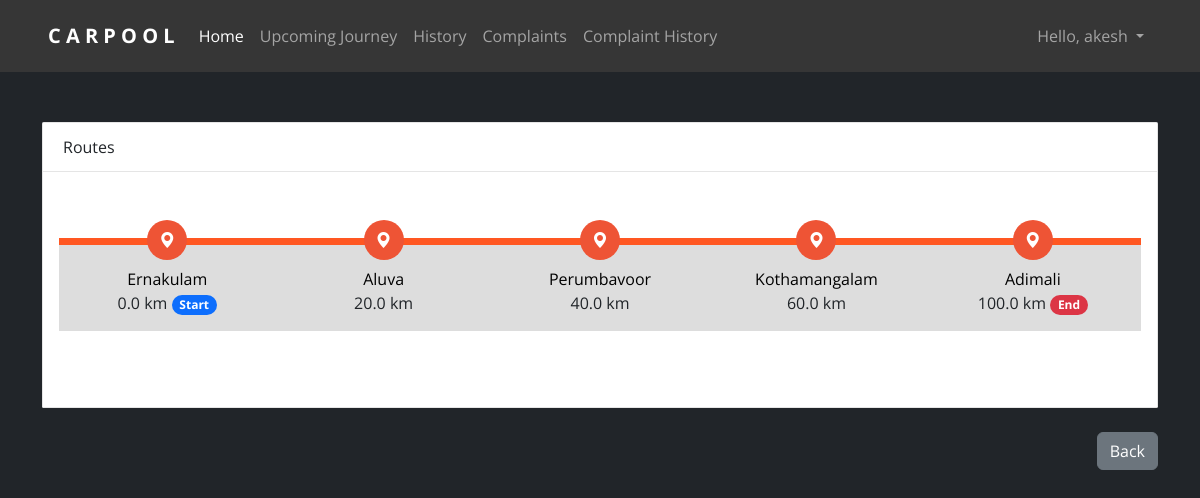
The page /route/6 (signed in) on the database its author committed.
### accounts/models.py (models this page shows)
class User(AbstractUser):
    phone = models.CharField(
        max_length=10,
        unique=True,
        null=False,
        blank=False
    )
    def __str__(self) -> str:
        return super().__str__()

### pooler/models.py (models this page shows)
class WayPoint(models.Model):
    point = models.CharField(max_length=255)
    km = models.FloatField()
    ride = models.ForeignKey(to=Ride, on_delete=models.CASCADE)

### user/views.py (the view)
# urls.py: path('route/<int:id>', view_route, name='user_view_route'),
@login_required(login_url='accounts_signin')
def view_route(request, id):
    context = {}
    context['routes'] = WayPoint.objects.filter(ride_id=id)
    return render(request, 'user/routes.html', context)

### user/templates/user/routes.html (shortened to what this page needs)
{% extends 'user/shared/base.html' %}
{% block main %}
    <article class="card">
        <header class="card-header"> Routes </header>
        <div class="card-body">
            <div class="track">
                {% for route in routes %}
                    <div class="step active mb-3"> <span class="icon"> <i class="bi bi-geo-alt-fill"></i></span>
                        <span class="text">{{ route.point }}</span>
                        <span>{{ route.km }} km</span>
                        {% if forloop.first %}
                            <span class="badge rounded-pill text-bg-primary">Start</span>
                        {% endif %}
                        {% if forloop.last %}
                        <span class="badge rounded-pill text-bg-danger">End</span>
                        {% endif %}
                    </div>
                {% endfor %}
            </div>
        </div>
    </article>
    <div class="d-grid gap-2 d-md-flex justify-content-md-end my-4">
    <a href="{% url 'user_index' %}" class="btn btn-secondary">Back</a>
    </div>
{% endblock main %}

### user/templates/user/shared/nav.html (shortened to what this page needs)
{% load static %}
<nav class="navbar navbar-expand-sm navbar-dark px-5 py-3" style="background-color: #363636;">
    <a class="navbar-brand" href="#">
        <span class="my-3" style="font-weight: bold;">C A R P O O L</span>
    </a>
    <div class="collapse navbar-collapse" id="collapsibleNavId">
        <ul class="navbar-nav mt-2 mt-lg-0">
            <li class="nav-item">
                <a class="nav-link active" href="{% url 'user_index' %}" aria-current="page">Home</a>
            </li>
            {% if user.is_authenticated %}
            <li class="nav-item">
                <a class="nav-link" href="{% url 'user_upcoming_journey' %}">Upcoming Journey</a>
            </li>
            <li class="nav-item">
                <a class="nav-link" href="{% url 'user_history' %}">History</a>
            </li>
            <li class="nav-item">
                <a class="nav-link" href="{% url 'user_user_complaints' %}">Complaints</a>
            </li>
            <li class="nav-item">
                <a class="nav-link" href="{% url 'user_user_complaints_history' %}">Complaint History</a>
            </li>
            {% endif %}
        </ul>
        <ul class="navbar-nav ms-auto mt-2 mt-lg-0">
            {% if user.is_authenticated %}
                <li class="nav-item dropdown">
                    <a class="nav-link dropdown-toggle" href="#" role="button" data-bs-toggle="dropdown" aria-expanded="false">
                    Hello, {{ user }}
                    </a>
                </li>
            {% endif %}
        </ul>
    </div>
</nav>

### user/templates/user/routes.html (style rules this page uses)
body { background-color: #eeeeee;font-family: 'Open Sans',serif }
.card { position: relative;display: -webkit-box;display: -ms-flexbox;display: flex;-webkit-box-orient: vertical;-webkit-box-direction: normal;-ms-flex-direction: column;flex-direction: column;min-width: 0;word-wrap: break-word;background-color: #fff;background-clip: border-box;border: 1px solid rgba(0, 0, 0, 0.1);border-radius: 0.10rem }
.card-header:first-child { border-radius: calc(0.37rem - 1px) calc(0.37rem - 1px) 0 0 }
.card-header { padding: 0.75rem 1.25rem;margin-bottom: 0;background-color: #fff;border-bottom: 1px solid rgba(0, 0, 0, 0.1) }
.track { position: relative;background-color: #ddd;display: -webkit-box;display: -ms-flexbox;display: flex;margin-bottom: 60px;margin-top: 50px }
.track .step { -webkit-box-flex: 1;-ms-flex-positive: 1;flex-grow: 1;width: 25%;margin-top: -18px;text-align: center;position: relative }
.track .step.active:before { background: #FF5722 }
.track .step::before { height: 7px;position: absolute;content: "";width: 100%;left: 0;top: 18px }
.track .step.active .icon { background: #ee5435;color: #fff }
.track .icon { display: inline-block;width: 40px;height: 40px;line-height: 40px;position: relative;border-radius: 100%;background: #ddd }
.track .step.active .text { font-weight: 400;color: #000 }
.track .text { display: block;margin-top: 7px }

### rows shown on the page
User: username "akesh"
WayPoint: point "Ernakulam", km "0.0", shows "Start"
WayPoint: point "Aluva", km "20.0"
WayPoint: point "Perumbavoor", km "40.0"
WayPoint: point "Kothamangalam", km "60.0"
WayPoint: point "Adimali", km "100.0", shows "End"
